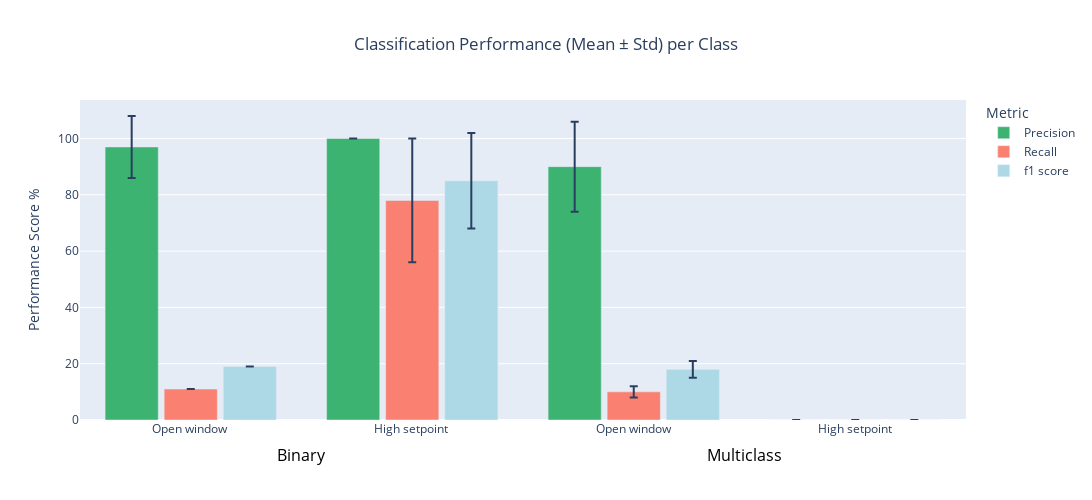

Notebook code for this chart:
### Code cell
fig = px.bar(
    measured_df,
    x="Model",
    y="mean",
    color="metric",
    barmode="group",
    error_y="std",
    labels={"mean": "Score", "metric": "Metric"},
    title="Classification Performance (Mean ± Std) per Class",
    color_discrete_map={
        "Precision": "mediumseagreen",
        "Recall": "salmon",
        "f1 score": "lightblue"
    }
)

# Layout tweaks
fig.update_layout(
    yaxis_title="Performance Score %",
    uniformtext_minsize=8,
    uniformtext_mode='hide',
    title_x=0.5,
    width=1200,
    height=500, 
    xaxis_title=None,
    bargroupgap=0.1
)

fig.add_annotation(text="Binary",
                   x=0.22, y=-0.15,
                   xref="paper", yref="paper",
                   showarrow=False,
                   font=dict(size=16, color="black"))

fig.add_annotation(text="Multiclass",
                   x=0.795, y=-0.15,
                   xref="paper", yref="paper",
                   showarrow=False,
                   font=dict(size=16, color="black"))

fig.show()

### Figure 1 — Plotly figure (JSON) as saved in the notebook; plotly's stock layout.template omitted (floating-point values rounded to 4 significant figures)
{"data": [{"alignmentgroup": "True", "error_y": {"array": [11, 0, 16, 0]}, "hovertemplate": "Metric=Precision<br>Model=%{x}<br>Score=%{y}<extra></extra>", "legendgroup": "Precision", "marker": {"color": "mediumseagreen", "pattern": {"shape": ""}}, "name": "Precision", "offsetgroup": "Precision", "orientation": "v", "showlegend": true, "textposition": "auto", "type": "bar", "x": ["Open window ", "High setpoint ", "Open window", "High setpoint"], "xaxis": "x", "y": [97, 100, 90, 0], "yaxis": "y"}, {"alignmentgroup": "True", "error_y": {"array": [0, 22, 2, 0]}, "hovertemplate": "Metric=Recall<br>Model=%{x}<br>Score=%{y}<extra></extra>", "legendgroup": "Recall", "marker": {"color": "salmon", "pattern": {"shape": ""}}, "name": "Recall", "offsetgroup": "Recall", "orientation": "v", "showlegend": true, "textposition": "auto", "type": "bar", "x": ["Open window ", "High setpoint ", "Open window", "High setpoint"], "xaxis": "x", "y": [11, 78, 10, 0], "yaxis": "y"}, {"alignmentgroup": "True", "error_y": {"array": [0, 17, 3, 0]}, "hovertemplate": "Metric=f1 score<br>Model=%{x}<br>Score=%{y}<extra></extra>", "legendgroup": "f1 score", "marker": {"color": "lightblue", "pattern": {"shape": ""}}, "name": "f1 score", "offsetgroup": "f1 score", "orientation": "v", "showlegend": true, "textposition": "auto", "type": "bar", "x": ["Open window ", "High setpoint ", "Open window", "High setpoint"], "xaxis": "x", "y": [19, 85, 18, 0], "yaxis": "y"}], "layout": {"annotations": [{"font": {"color": "black", "size": 16}, "showarrow": false, "text": "Binary", "x": 0.22, "xref": "paper", "y": -0.15, "yref": "paper"}, {"font": {"color": "black", "size": 16}, "showarrow": false, "text": "Multiclass", "x": 0.795, "xref": "paper", "y": -0.15, "yref": "paper"}], "bargroupgap": 0.1, "barmode": "group", "height": 500, "legend": {"title": {"text": "Metric"}, "tracegroupgap": 0}, "title": {"text": "Classification Performance (Mean ± Std) per Class", "x": 0.5}, "uniformtext": {"minsize": 8, "mode": "hide"}, "width": 1200, "xaxis": {"anchor": "y", "domain": [0, 1], "title": {}}, "yaxis": {"anchor": "x", "domain": [0, 1], "title": {"text": "Performance Score %"}}}}
